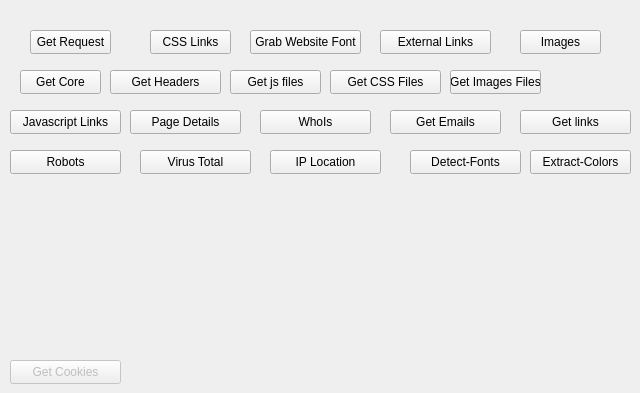
   <widget class="QWidget" name="Website_Source_code_Tab">
    <attribute name="icon">
     <iconset>
      <normaloff>../../../Downloads/icons8-source-code-48 (1).png</normaloff>../../../Downloads/icons8-source-code-48 (1).png</iconset>
    </attribute>
    <attribute name="title">
     <string>Website Source Code Content</string>
    </attribute>
    <widget class="QPushButton" name="website_source_css_links_button">
     <property name="enabled">
      <bool>true</bool>
     </property>
     <property name="geometry">
      <rect>
       <x>150</x>
       <y>30</y>
       <width>81</width>
       <height>24</height>
      </rect>
     </property>
     <property name="text">
      <string>CSS Links</string>
     </property>
    </widget>
    <widget class="QPushButton" name="scrape_website_fonts_button">
     <property name="enabled">
      <bool>true</bool>
     </property>
     <property name="geometry">
      <rect>
       <x>250</x>
       <y>30</y>
       <width>111</width>
       <height>24</height>
      </rect>
     </property>
     <property name="text">
      <string>Grab Website Font</string>
     </property>
    </widget>
    <widget class="QPushButton" name="website_source_external_links">
     <property name="enabled">
      <bool>true</bool>
     </property>
     <property name="geometry">
      <rect>
       <x>380</x>
       <y>30</y>
       <width>111</width>
       <height>24</height>
      </rect>
     </property>
     <property name="text">
      <string>External Links</string>
     </property>
    </widget>
    <widget class="QPushButton" name="scrape_imagesbutton">
     <property name="enabled">
      <bool>true</bool>
     </property>
     <property name="geometry">
      <rect>
       <x>520</x>
       <y>30</y>
       <width>81</width>
       <height>24</height>
      </rect>
     </property>
     <property name="text">
      <string>Images</string>
     </property>
    </widget>
    <widget class="QPushButton" name="website_source_get_core_button">
     <property name="enabled">
      <bool>true</bool>
     </property>
     <property name="geometry">
      <rect>
       <x>20</x>
       <y>70</y>
       <width>81</width>
       <height>24</height>
      </rect>
     </property>
     <property name="text">
      <string>Get Core</string>
     </property>
    </widget>
    <widget class="QPushButton" name="website_source_page_details">
     <property name="enabled">
      <bool>true</bool>
     </property>
     <property name="geometry">
      <rect>
       <x>130</x>
       <y>110</y>
       <width>111</width>
       <height>24</height>
      </rect>
     </property>
     <property name="text">
      <string>Page Details</string>
     </property>
    </widget>
    <widget class="QPushButton" name="website_source_js_links_button">
     <property name="enabled">
      <bool>true</bool>
     </property>
     <property name="geometry">
      <rect>
       <x>10</x>
       <y>110</y>
       <width>111</width>
       <height>24</height>
      </rect>
     </property>
     <property name="text">
      <string>Javascript Links</string>
     </property>
    </widget>
    <widget class="QPushButton" name="website_source_whois">
     <property name="enabled">
      <bool>true</bool>
     </property>
     <property name="geometry">
      <rect>
       <x>260</x>
       <y>110</y>
       <width>111</width>
       <height>24</height>
      </rect>
     </property>
     <property name="text">
      <string>WhoIs</string>
     </property>
    </widget>
    <widget class="QPushButton" name="website_source_get_emails">
     <property name="enabled">
      <bool>true</bool>
     </property>
     <property name="geometry">
      <rect>
       <x>390</x>
       <y>110</y>
       <width>111</width>
       <height>24</height>
      </rect>
     </property>
     <property name="text">
      <string>Get Emails</string>
     </property>
    </widget>
    <widget class="QPushButton" name="website_source_getlinks">
     <property name="enabled">
      <bool>true</bool>
     </property>
     <property name="geometry">
      <rect>
       <x>520</x>
       <y>110</y>
       <width>111</width>
       <height>24</height>
      </rect>
     </property>
     <property name="text">
      <string>Get links</string>
     </property>
    </widget>
    <widget class="QPushButton" name="website_source_get_images_files_button">
     <property name="enabled">
      <bool>true</bool>
     </property>
     <property name="geometry">
      <rect>
       <x>450</x>
       <y>70</y>
       <width>91</width>
       <height>24</height>
      </rect>
     </property>
     <property name="text">
      <string>Get Images Files</string>
     </property>
    </widget>
    <widget class="QPushButton" name="website_source_get_css_files_button">
     <property name="enabled">
      <bool>true</bool>
     </property>
     <property name="geometry">
      <rect>
       <x>330</x>
       <y>70</y>
       <width>111</width>
       <height>24</height>
      </rect>
     </property>
     <property name="text">
      <string>Get CSS Files</string>
     </property>
    </widget>
    <widget class="QPushButton" name="javascript_links_button_10">
     <property name="enabled">
      <bool>false</bool>
     </property>
     <property name="geometry">
      <rect>
       <x>10</x>
       <y>360</y>
       <width>111</width>
       <height>24</height>
      </rect>
     </property>
     <property name="text">
      <string>Get Cookies</string>
     </property>
    </widget>
    <widget class="QPushButton" name="website_source_getjs_button">
     <property name="enabled">
      <bool>true</bool>
     </property>
     <property name="geometry">
      <rect>
       <x>230</x>
       <y>70</y>
       <width>91</width>
       <height>24</height>
      </rect>
     </property>
     <property name="text">
      <string>Get js files</string>
     </property>
    </widget>
    <widget class="QPushButton" name="website_source_headers_button">
     <property name="enabled">
      <bool>true</bool>
     </property>
     <property name="geometry">
      <rect>
       <x>110</x>
       <y>70</y>
       <width>111</width>
       <height>24</height>
      </rect>
     </property>
     <property name="text">
      <string>Get Headers</string>
     </property>
    </widget>
    <widget class="QPushButton" name="website_source_robots_button">
     <property name="enabled">
      <bool>true</bool>
     </property>
     <property name="geometry">
      <rect>
       <x>10</x>
       <y>150</y>
       <width>111</width>
       <height>24</height>
      </rect>
     </property>
     <property name="text">
      <string>Robots</string>
     </property>
    </widget>
    <widget class="QPushButton" name="website_source_detect_fonts_button">
     <property name="enabled">
      <bool>true</bool>
     </property>
     <property name="geometry">
      <rect>
       <x>410</x>
       <y>150</y>
       <width>111</width>
       <height>24</height>
      </rect>
     </property>
     <property name="text">
      <string>Detect-Fonts</string>
     </property>
    </widget>
    <widget class="QPushButton" name="website_source_virus_total_stats_button">
     <property name="enabled">
      <bool>true</bool>
     </property>
     <property name="geometry">
      <rect>
       <x>140</x>
       <y>150</y>
       <width>111</width>
       <height>24</height>
      </rect>
     </property>
     <property name="text">
      <string>Virus Total</string>
     </property>
    </widget>
    <widget class="QPushButton" name="website_source_extract_colors_button">
     <property name="enabled">
      <bool>true</bool>
     </property>
     <property name="geometry">
      <rect>
       <x>530</x>
       <y>150</y>
       <width>101</width>
       <height>24</height>
      </rect>
     </property>
     <property name="text">
      <string>Extract-Colors</string>
     </property>
    </widget>
    <widget class="QPushButton" name="website_source_ip_location_button">
     <property name="enabled">
      <bool>true</bool>
     </property>
     <property name="geometry">
      <rect>
       <x>270</x>
       <y>150</y>
       <width>111</width>
       <height>24</height>
      </rect>
     </property>
     <property name="text">
      <string>IP Location</string>
     </property>
    </widget>
    <widget class="QPushButton" name="website_source_css_links_button_2">
     <property name="enabled">
      <bool>true</bool>
     </property>
     <property name="geometry">
      <rect>
       <x>30</x>
       <y>30</y>
       <width>81</width>
       <height>24</height>
      </rect>
     </property>
     <property name="text">
      <string>Get Request</string>
     </property>
    </widget>
   </widget>
